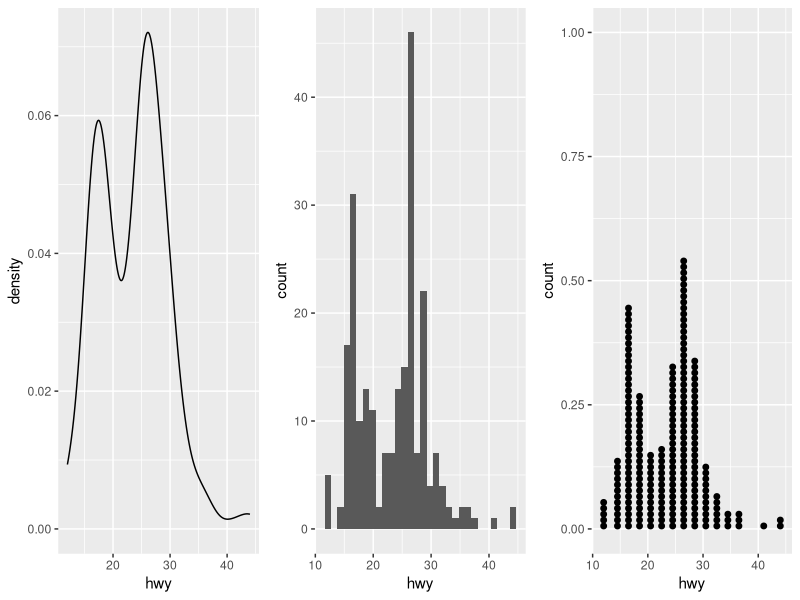
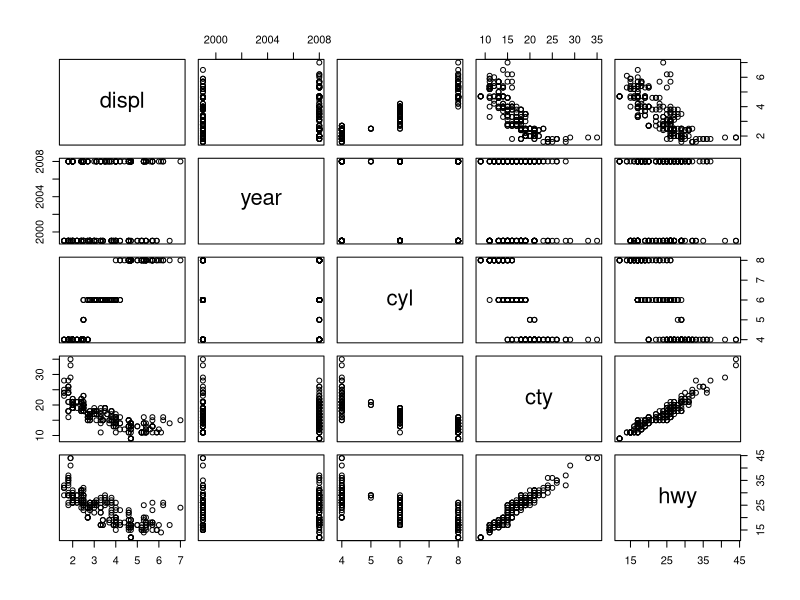
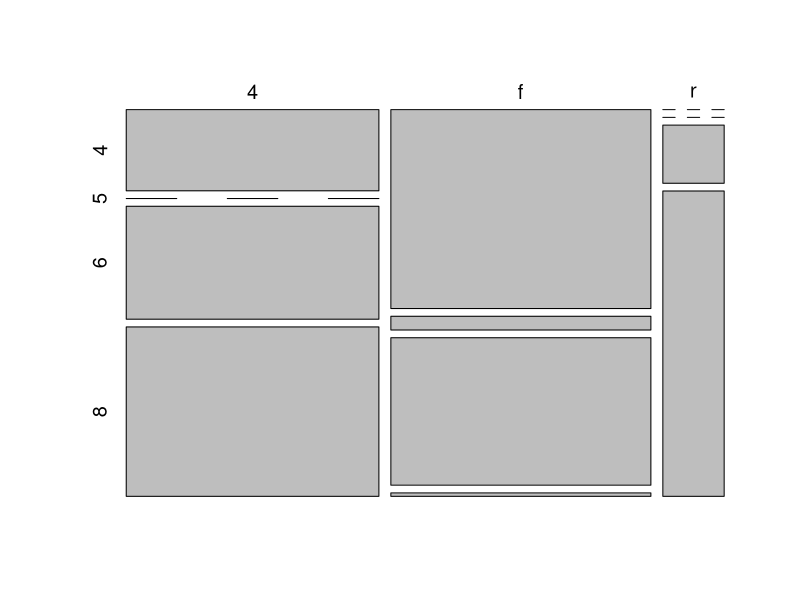
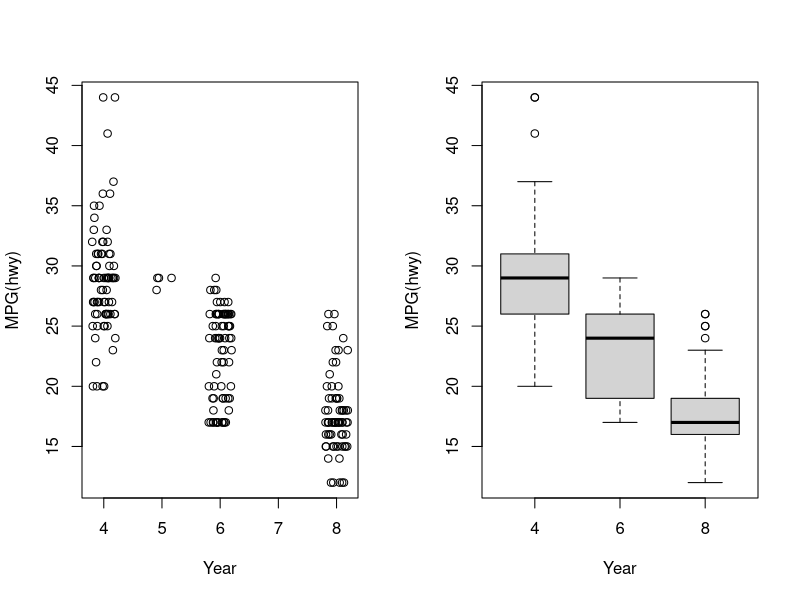
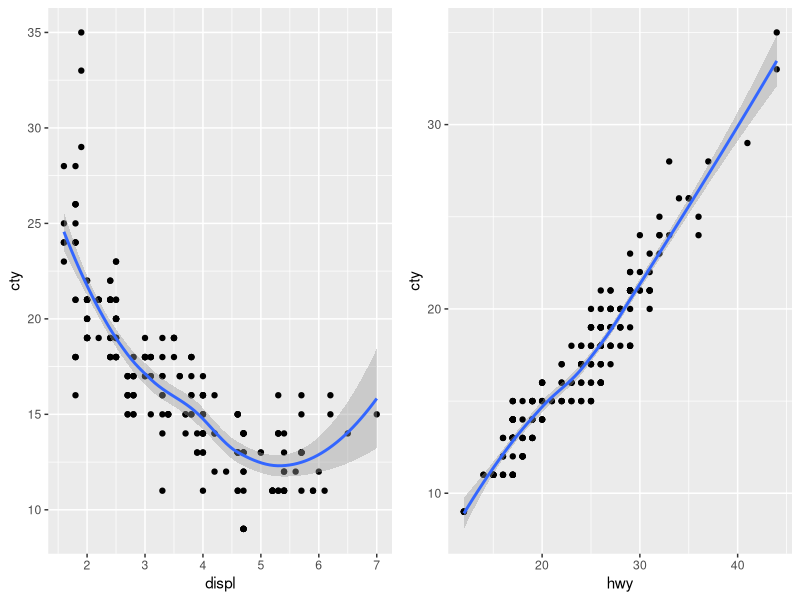
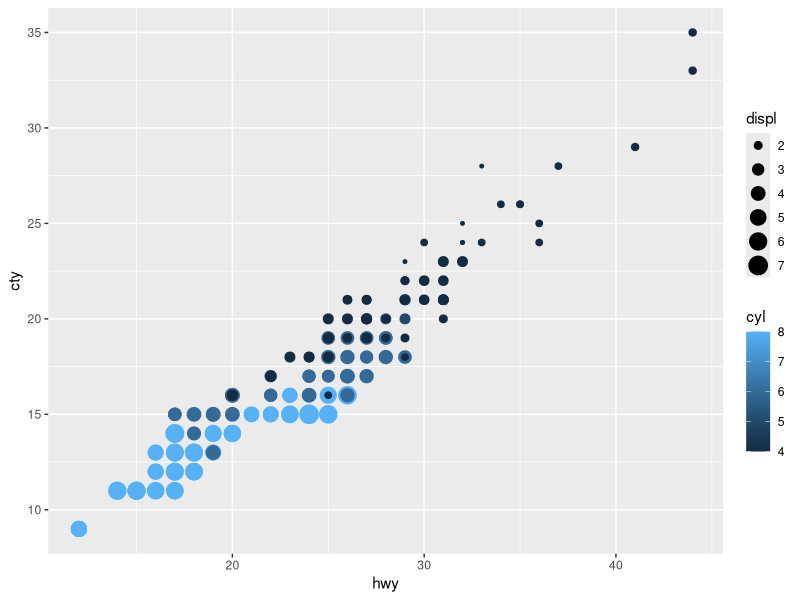

These figures' R source, in order: (Note: this script raises an error after producing the figures.)
## ---- chunk 1
install.packages(c("dplyr", "ggplot2", "tidyr", "knitr", "grid"))
library(dplyr)
library(ggplot2)
library(tidyr)
library(knitr)
library(grid)
multiplot <- function(..., plotlist=NULL, file, cols=1, layout=NULL) {
	library(grid)
	
	# Make a list from the ... arguments and plotlist
	plots <- c(list(...), plotlist)
	
	numPlots = length(plots)
	
	# If layout is NULL, then use 'cols' to determine layout
	if (is.null(layout)) {
		# Make the panel
		# ncol: Number of columns of plots
		# nrow: Number of rows needed, calculated from # of cols
		layout <- matrix(seq(1, cols * ceiling(numPlots/cols)),
						 ncol = cols, nrow = ceiling(numPlots/cols))
	}
	
	if (numPlots==1) {
		print(plots[[1]])
		
	} else {
		# Set up the page
		grid.newpage()
		pushViewport(viewport(layout = grid.layout(nrow(layout), ncol(layout))))
		
		# Make each plot, in the correct location
		for (i in 1:numPlots) {
			# Get the i,j matrix positions of the regions that contain this subplot
			matchidx <- as.data.frame(which(layout == i, arr.ind = TRUE))
			
			print(plots[[i]], vp = viewport(layout.pos.row = matchidx$row,
											layout.pos.col = matchidx$col))
		}
	}
}

mpg = read.table("mpg.txt", header=T, sep='\t')
## ---- chunk 2
kable(sample_n(mpg, 10))
## ---- chunk 3
str(mpg)
## ---- chunk 4
summary(mpg)
## ---- chunk 5
a = ggplot(mpg, aes(hwy)) # 기본 플롯
p1 = a + geom_density()   # 확률밀도함수 형태로 출력
p2 = a + geom_histogram() # 히스토그램으로 출력
p3 = a + geom_dotplot()   # 점플롯으로 출력
multiplot(p1, p2, p3, cols=3)

## ---- chunk 6
mpg.num = select(mpg, displ, year, cyl, cty, hwy)
round(cor(mpg.num), 3) # 3 : 소수점 자리 수, 상관계수 분석
plot(mpg.num)          # 각 속성 간 관계의 다양한 양상을 시각화
                       # hwy<->cty:정비례, cyl<->disp:최소/최대 제한
## ---- chunk 7
# 교차 테이블 : 카테고리형 속성 분석, 조합에 속하는 항목의 수 출력
table(mpg$cyl, mpg$drv)
# 모자이크 플롯 : 
mosaicplot(table(mpg$drv, mpg$cyl), cex=1.2, main="")
## ---- chunk 8
par(mfrow=c(1,2))
# c(1,1)
plot(jitter(mpg$cyl), mpg$hwy, xlab="Year", ylab="MPG(hwy)")
# c(1,2)
boxplot(hwy~cyl, filter(mpg, cyl != 5), xlab="Year", ylab="MPG(hwy)")
## ---- chunk 9
# 도시연비 vs 고속도로 연비 : 상관관계 0.96
#  : 대부분의 값이 추세선 근처에 있음음
p1 = ggplot(mpg, aes(hwy, cty)) + geom_point() + geom_smooth()
# 배기량 vs 도시 연비 : 상관관계 -0.8
# : 배기량이 높아지면 상관관계가 희박해짐
p2 = ggplot(mpg, aes(displ, cty)) + geom_point() + geom_smooth()
multiplot(p2, p1, cols=2)
## ---- chunk 10
ggplot(mpg, aes(hwy, cty)) + geom_point(aes(color=cyl, size=displ))
## ---- chunk 11
# 메이저 제조사 목록 구하기
majors = 
  mpg %>%
  group_by() %>%
  summarize(count=n()) %>%
  filter(count>10)

# 메이저 제조사의 모델 구하기
mpg.majors = 
  mpg %>%
  filter(manufacturer %in% majors$manufacturer) %>%
  distinct(model)

# 모델별 연비에 모델 이름을 추가한 플롯
ggplot(mpg.majors, aes(hwy, cty)) +  #기본 플롯
  geom_text(aes(label = model, color = manufacturer), size = 4, #텍스트 레이블 추가
            position=position_jitter(width=1, height=2)) #노이즈 더함
